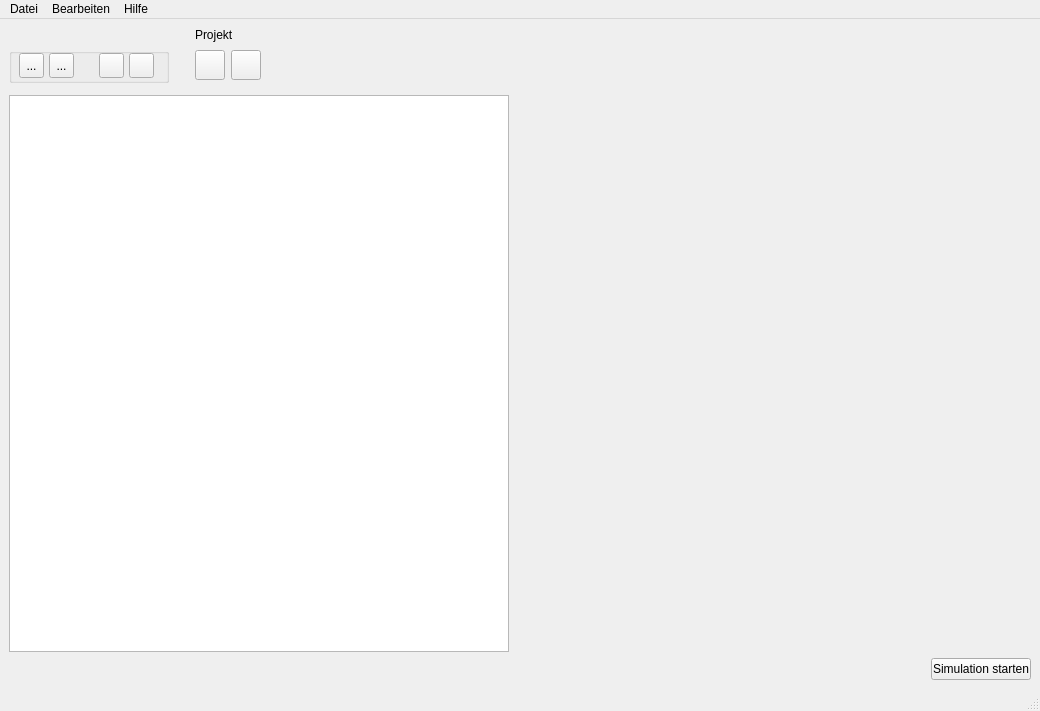
<?xml version="1.0" encoding="UTF-8"?>
<ui version="4.0">
 <class>MainWindow</class>
 <widget class="QMainWindow" name="MainWindow">
  <property name="geometry">
   <rect>
    <x>0</x>
    <y>0</y>
    <width>1040</width>
    <height>711</height>
   </rect>
  </property>
  <property name="windowTitle">
   <string>MainWindow</string>
  </property>
  <widget class="QWidget" name="centralwidget">
   <layout class="QHBoxLayout" name="horizontalLayout">
    <item>
     <layout class="QGridLayout" name="gridLayout">
      <item row="5" column="0">
       <widget class="QTreeView" name="qtreeview">
        <property name="maximumSize">
         <size>
          <width>500</width>
          <height>16777215</height>
         </size>
        </property>
        <property name="expandsOnDoubleClick">
         <bool>false</bool>
        </property>
       </widget>
      </item>
      <item row="3" column="2" rowspan="3">
       <layout class="QVBoxLayout" name="details_layout">
        <item>
         <spacer name="horizontalSpacer_2">
          <property name="orientation">
           <enum>Qt::Horizontal</enum>
          </property>
          <property name="sizeHint" stdset="0">
           <size>
            <width>40</width>
            <height>20</height>
           </size>
          </property>
         </spacer>
        </item>
       </layout>
      </item>
      <item row="3" column="0">
       <layout class="QGridLayout" name="gridLayout_4">
        <item row="1" column="9">
         <spacer name="horizontalSpacer_3">
          <property name="orientation">
           <enum>Qt::Horizontal</enum>
          </property>
          <property name="sizeHint" stdset="0">
           <size>
            <width>40</width>
            <height>20</height>
           </size>
          </property>
         </spacer>
        </item>
        <item row="1" column="3">
         <spacer name="horizontalSpacer_4">
          <property name="orientation">
           <enum>Qt::Horizontal</enum>
          </property>
          <property name="sizeType">
           <enum>QSizePolicy::Fixed</enum>
          </property>
          <property name="sizeHint" stdset="0">
           <size>
            <width>20</width>
            <height>20</height>
           </size>
          </property>
         </spacer>
        </item>
        <item row="1" column="2">
         <widget class="QGroupBox" name="context_button_group">
          <property name="minimumSize">
           <size>
            <width>160</width>
            <height>35</height>
           </size>
          </property>
          <property name="title">
           <string/>
          </property>
          <widget class="QToolButton" name="plus_button">
           <property name="geometry">
            <rect>
             <x>10</x>
             <y>5</y>
             <width>25</width>
             <height>25</height>
            </rect>
           </property>
           <property name="toolTip">
            <string>Hinzufügen</string>
           </property>
           <property name="text">
            <string>...</string>
           </property>
           <property name="icon">
            <iconset resource="gui.qrc">
             <normaloff>:/buttons/icons/plus.png</normaloff>:/buttons/icons/plus.png</iconset>
           </property>
           <property name="iconSize">
            <size>
             <width>30</width>
             <height>30</height>
            </size>
           </property>
          </widget>
          <widget class="QToolButton" name="minus_button">
           <property name="geometry">
            <rect>
             <x>40</x>
             <y>5</y>
             <width>25</width>
             <height>25</height>
            </rect>
           </property>
           <property name="toolTip">
            <string>Entfernen</string>
           </property>
           <property name="text">
            <string>...</string>
           </property>
           <property name="icon">
            <iconset resource="gui.qrc">
             <normaloff>:/buttons/icons/minus.png</normaloff>:/buttons/icons/minus.png</iconset>
           </property>
           <property name="iconSize">
            <size>
             <width>30</width>
             <height>30</height>
            </size>
           </property>
          </widget>
          <widget class="QPushButton" name="edit_button">
           <property name="geometry">
            <rect>
             <x>90</x>
             <y>5</y>
             <width>25</width>
             <height>25</height>
            </rect>
           </property>
           <property name="maximumSize">
            <size>
             <width>16777215</width>
             <height>16777215</height>
            </size>
           </property>
           <property name="toolTip">
            <string>Umbenennen</string>
           </property>
           <property name="locale">
            <locale language="German" country="Germany"/>
           </property>
           <property name="text">
            <string/>
           </property>
           <property name="icon">
            <iconset resource="gui.qrc">
             <normaloff>:/buttons/icons/edit.png</normaloff>:/buttons/icons/edit.png</iconset>
           </property>
           <property name="iconSize">
            <size>
             <width>21</width>
             <height>21</height>
            </size>
           </property>
          </widget>
          <widget class="QPushButton" name="reset_button">
           <property name="geometry">
            <rect>
             <x>120</x>
             <y>5</y>
             <width>25</width>
             <height>25</height>
            </rect>
           </property>
           <property name="toolTip">
            <string>Zurücksetzen</string>
           </property>
           <property name="text">
            <string/>
           </property>
           <property name="icon">
            <iconset resource="gui.qrc">
             <normaloff>:/buttons/icons/reset.png</normaloff>:/buttons/icons/reset.png</iconset>
           </property>
           <property name="iconSize">
            <size>
             <width>21</width>
             <height>21</height>
            </size>
           </property>
          </widget>
         </widget>
        </item>
        <item row="1" column="5">
         <layout class="QHBoxLayout" name="horizontalLayout_3">
          <item>
           <widget class="QPushButton" name="open_button">
            <property name="minimumSize">
             <size>
              <width>0</width>
              <height>0</height>
             </size>
            </property>
            <property name="maximumSize">
             <size>
              <width>30</width>
              <height>30</height>
             </size>
            </property>
            <property name="text">
             <string/>
            </property>
            <property name="icon">
             <iconset resource="gui.qrc">
              <normaloff>:/buttons/icons/open.svg</normaloff>:/buttons/icons/open.svg</iconset>
            </property>
            <property name="iconSize">
             <size>
              <width>60</width>
              <height>60</height>
             </size>
            </property>
           </widget>
          </item>
          <item>
           <widget class="QPushButton" name="save_button">
            <property name="maximumSize">
             <size>
              <width>30</width>
              <height>30</height>
             </size>
            </property>
            <property name="toolTip">
             <string>Projekt speichern</string>
            </property>
            <property name="text">
             <string/>
            </property>
            <property name="icon">
             <iconset resource="gui.qrc">
              <normaloff>:/buttons/icons/save.png</normaloff>:/buttons/icons/save.png</iconset>
            </property>
            <property name="iconSize">
             <size>
              <width>24</width>
              <height>28</height>
             </size>
            </property>
           </widget>
          </item>
         </layout>
        </item>
        <item row="0" column="2">
         <widget class="QLabel" name="button_group_label">
          <property name="maximumSize">
           <size>
            <width>16777215</width>
            <height>16777215</height>
           </size>
          </property>
          <property name="text">
           <string/>
          </property>
         </widget>
        </item>
        <item row="0" column="5">
         <widget class="QLabel" name="label">
          <property name="text">
           <string>Projekt</string>
          </property>
         </widget>
        </item>
       </layout>
      </item>
      <item row="6" column="2">
       <layout class="QHBoxLayout" name="horizontalLayout_2">
        <item>
         <spacer name="horizontalSpacer">
          <property name="orientation">
           <enum>Qt::Horizontal</enum>
          </property>
          <property name="sizeHint" stdset="0">
           <size>
            <width>40</width>
            <height>20</height>
           </size>
          </property>
         </spacer>
        </item>
        <item>
         <widget class="QPushButton" name="start_button">
          <property name="maximumSize">
           <size>
            <width>100</width>
            <height>16777215</height>
           </size>
          </property>
          <property name="text">
           <string>Simulation starten</string>
          </property>
         </widget>
        </item>
       </layout>
      </item>
     </layout>
    </item>
   </layout>
  </widget>
  <widget class="QMenuBar" name="menubar">
   <property name="geometry">
    <rect>
     <x>0</x>
     <y>0</y>
     <width>1040</width>
     <height>21</height>
    </rect>
   </property>
   <widget class="QMenu" name="menuDatei">
    <property name="title">
     <string>Datei</string>
    </property>
    <addaction name="actionNeues_Projekt"/>
    <addaction name="actionProjekt_ffnen"/>
    <addaction name="actionProjekt_speichern"/>
    <addaction name="separator"/>
    <addaction name="actionBeenden"/>
   </widget>
   <widget class="QMenu" name="menuBearbeiten">
    <property name="title">
     <string>Bearbeiten</string>
    </property>
    <addaction name="actionNeues_Szenario"/>
    <addaction name="separator"/>
    <addaction name="actionProjekteinstellungen"/>
   </widget>
   <widget class="QMenu" name="menuHilfe">
    <property name="title">
     <string>Hilfe</string>
    </property>
    <addaction name="actionInfo"/>
   </widget>
   <addaction name="menuDatei"/>
   <addaction name="menuBearbeiten"/>
   <addaction name="menuHilfe"/>
  </widget>
  <widget class="QStatusBar" name="statusbar"/>
  <action name="actionBeenden">
   <property name="text">
    <string>Beenden</string>
   </property>
  </action>
  <action name="actionProjekt_ffnen">
   <property name="text">
    <string>Projekt öffnen</string>
   </property>
  </action>
  <action name="actionProjekt_speichern">
   <property name="text">
    <string>Projekt speichern</string>
   </property>
  </action>
  <action name="actionNeues_Projekt">
   <property name="text">
    <string>Neues Projekt</string>
   </property>
  </action>
  <action name="actionNeues_Szenario">
   <property name="text">
    <string>Neues Szenario</string>
   </property>
  </action>
  <action name="actionProjekteinstellungen">
   <property name="text">
    <string>Projekteinstellungen</string>
   </property>
  </action>
  <action name="actionInfo">
   <property name="text">
    <string>Info</string>
   </property>
  </action>
 </widget>
 <resources>
  <include location="gui.qrc"/>
 </resources>
 <connections/>
</ui>
